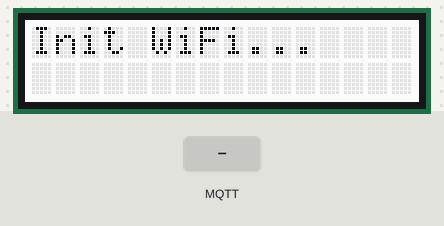
Bench run of a sketch on a simulated ESP32. Parts: 16×2 character LCD. The test bench sets the inputs (shaded band). WiFi joins after 1.5 s; servers stay silent unless stated; no MQTT or app messages arrive unless stated; what the sketch prints to the serial monitor is not drawn.

Above: at 2.7 s.
2.8 s: MQTT message "1" arrives on the first subscribed topic
At 4.0 s:
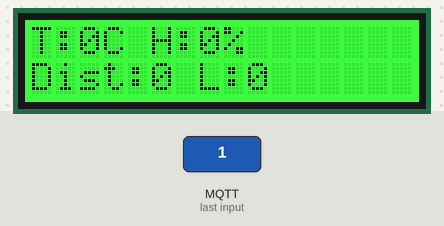
4.3 s: MQTT message "on" arrives on the first subscribed topic
Timing chart, 0 to 7.3 s (numbered marks = the images above; inputs shaded):
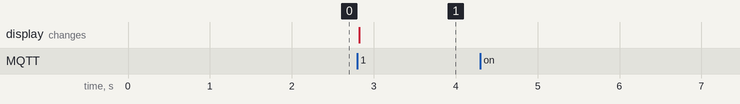

Measured:
- after the input at 2.8 s, the display: changes at once (image 1)
- after the input at 4.3 s, every drawn part: stays the same

The sketch:

script.ino
```cpp
#include <WiFi.h>
#include <PubSubClient.h>
#include <ArduinoJson.h>
#include "rgb_lcd.h"

// --- Configuration ---
const char* ssid = "iotg2wifi";
const char* password = "iotg2wifi";
const char* mqtt_server = "10.160.24.236";
const char* topic_subscribe = "donne/topic";

WiFiClient espClient;
PubSubClient client(espClient);
rgb_lcd lcd;

// --- Fonction de connexion au WiFi ---
void setup_wifi() {
  delay(10);
  Serial.println();
  Serial.print("Connexion a ");
  Serial.println(ssid);

  WiFi.begin(ssid, password);

  while (WiFi.status() != WL_CONNECTED) {
    delay(500);
    Serial.print(".");
  }

  Serial.println("");
  Serial.println("WiFi connecte");
  Serial.print("Adresse IP : ");
  Serial.println(WiFi.localIP());
}

// --- Fonction de reconnexion MQTT ---
void reconnect() {
  while (!client.connected()) {
    Serial.print("Tentative de connexion MQTT...");
    // Tentative de connexion
    if (client.connect("ESP32_Client")) {
      Serial.println("connecte !");
      client.subscribe(topic_subscribe);
    } else {
      Serial.print("Echec, code d'erreur=");
      Serial.print(client.state());
      Serial.println(" nouvelle tentative dans 5 secondes");
      delay(5000);
    }
  }
}

// --- Reception des messages ---
void callback(char* topic, byte* payload, unsigned int length) {
  String input = "";
  for (int i = 0; i < length; i++) { input += (char)payload[i]; }

  // Nettoyage JSON (remplace ' par ")
  input.replace("'", "\"");

  StaticJsonDocument<256> doc;
  DeserializationError error = deserializeJson(doc, input);

  if (error) {
    Serial.print("Erreur JSON: ");
    Serial.println(error.f_str());
    return;
  }

  int dist = doc["Dist"];
  int temp = doc["Temp"];
  int hum  = doc["Hum"];
  int lum  = doc["Lum"];

  // Affichage Console
  Serial.printf("Distance: %d | Temp: %d | Hum: %d | Lum: %d\n", dist, temp, hum, lum);

  // Affichage LCD
  lcd.clear();
  lcd.setRGB(0, 255, 0);
  lcd.setCursor(0, 0);
  lcd.printf("T:%dC H:%d%%", temp, hum);
  lcd.setCursor(0, 1);
  lcd.printf("Dist:%d L:%d", dist, lum);
}

void setup() {
  Serial.begin(115200);
  lcd.begin(16, 2);
  lcd.print("Init WiFi...");

  setup_wifi();

  client.setServer(mqtt_server, 1883);
  client.setCallback(callback);
}

void loop() {
  if (!client.connected()) {
    reconnect();
  }
  client.loop();
}
```
